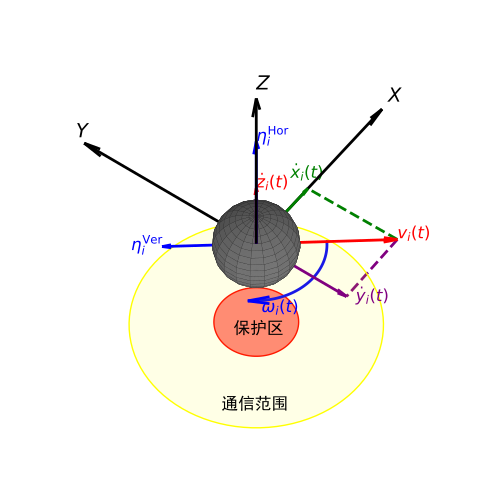

Write Python code to recreate this figure.
from mpl_toolkits.mplot3d import Axes3D
import numpy as np
import matplotlib.pyplot as plt
import seaborn as sns

# Apply Seaborn style
sns.set(style="white")     # White background style

# 无人机位置和速度矢量
drone_position = np.array([0, 0, 0])  # 无人机改为原点
horizontal_velocity = np.array([4, -5, 0])
vertical_velocity = np.array([0, 0, 4])
r=2
# 统一控制线条粗细和箭头大小
LINE_WIDTH = 2  # 统一线条粗细
ARROW_SIZE = 1.0  # 统一箭头大小

# 创建3D图形
fig = plt.figure(figsize=(5, 5))
ax = fig.add_subplot(111, projection='3d')
h=4
# 绘制与XY轴平行的平面
x = np.linspace(-8, 8, 17)  # 间隔1单位
y = np.linspace(-8, 8, 13)  # 间隔1单位
x, y = np.meshgrid(x, y)
z = np.full_like(x, drone_position[2]-r-h) 
# ax.plot_surface(x, y, z, alpha=0.1, color='gray', edgecolor='black', linewidth=0.2)  # 边线较细
# 绘制保护区的圆形投影
from mpl_toolkits.mplot3d.art3d import Poly3DCollection
# 绘制保护区的圆形投影
theta = np.linspace(0, 2 * np.pi, 100)
x_proj = r * np.cos(theta) + drone_position[0]
y_proj = r * np.sin(theta) + drone_position[1]
z_proj = np.full_like(x_proj, drone_position[2] - r - h)  # 投影平面的z值

# 创建多边形面
verts = [list(zip(x_proj, y_proj, z_proj))]

# 创建Poly3DCollection对象进行填充
polygon = Poly3DCollection(verts, color='red', alpha=0.5)


# 绘制圆形边界
plt.rcParams['font.sans-serif'] = ['SimHei']
plt.rcParams['axes.unicode_minus'] = False
# 显示文字“保护区”
ax.text(drone_position[0]-0.5, drone_position[1]-0.5, drone_position[2] - r - h, '保护区', color='black', fontsize=12, ha='center')

# 绘制通信范围的圆形填充区
r_communication = 3 * r  # 通信范围半径
x_proj_comm = r_communication * np.cos(theta) + drone_position[0]
y_proj_comm = r_communication * np.sin(theta) + drone_position[1]
z_proj_comm = np.full_like(x_proj, drone_position[2] - r - h)  # 投影平面的z值

# 创建多边形面
verts_comm = [list(zip(x_proj_comm, y_proj_comm, z_proj_comm))]

# 创建Poly3DCollection对象进行填充
polygon_comm = Poly3DCollection(verts_comm, color='yellow', alpha=0.1)
# 创建Poly3DCollection对象进行填充
polygon = Poly3DCollection(verts, color='red', alpha=0.5)
ax.add_collection3d(polygon_comm)
ax.add_collection3d(polygon)


# 显示文字“通信范围”
ax.text(drone_position[0]-1.5*r-0.5, drone_position[1]-r-0.5, drone_position[2] - 1.5*r - h, '通信范围', color='black', fontsize=12, ha='center')
# 绘制球形保护区
u = np.linspace(0, 2 * np.pi, 20)
v = np.linspace(0, np.pi, 20)
x = r * np.outer(np.cos(u), np.sin(v)) + drone_position[0]
y = r * np.outer(np.sin(u), np.sin(v)) + drone_position[1]
z = r * np.outer(np.ones(np.size(u)), np.cos(v)) + drone_position[2]
ax.plot_surface(x, y, z, color='gray', alpha=0.8, edgecolor='k', linewidth=0.1, zorder=10)
arrow_length_ratio=0.1
# 绘制XYZ轴，使用不同的箭头样式
ax.quiver(0, 0, 0, 10, 0, 0, color='black', arrow_length_ratio=arrow_length_ratio, linewidth=LINE_WIDTH, label='X-axis')
ax.quiver(0, 0, 0, 0, 10, 0, color='black', arrow_length_ratio=arrow_length_ratio, linewidth=LINE_WIDTH, label='Y-axis')
ax.quiver(0, 0, 0, 0, 0, 10, color='black', arrow_length_ratio=arrow_length_ratio, linewidth=LINE_WIDTH, label='Z-axis')

# 在箭头终点添加Latex格式文字
ax.text(10.5, 0, 0, r'$X$', fontsize=14, color='black')
ax.text(0, 10.5, 0, r'$Y$', fontsize=14, color='black')
ax.text(0, 0, 10.5, r'$Z$', fontsize=14, color='black')

# 绘制无人机位置
ax.scatter(drone_position[0], drone_position[1], drone_position[2], color='red', label='Drone')

# 绘制速度矢量（红色，平行XY）
ax.quiver(drone_position[0], drone_position[1], drone_position[2],
          horizontal_velocity[0], horizontal_velocity[1], horizontal_velocity[2],
          color='red', arrow_length_ratio=arrow_length_ratio, linewidth=LINE_WIDTH, length=ARROW_SIZE)

# 计算箭头终点坐标
arrow_end = drone_position + horizontal_velocity

# 在箭头末端添加LaTeX文字 v_{i}(t)
ax.text(arrow_end[0], arrow_end[1], arrow_end[2], r'$v_{i}(t)$', fontsize=12, color='red')

# --------- X方向分量箭头 ---------
x_arrow = np.array([horizontal_velocity[0], 0, 0])  # 只在X方向
x_end = drone_position + x_arrow

ax.quiver(*drone_position,
          *x_arrow,
          color='green', arrow_length_ratio=arrow_length_ratio, linewidth=LINE_WIDTH, length=ARROW_SIZE)

ax.text(x_end[0], x_end[1]+1, x_end[2], r'$\dot{x}_{i}(t)$', fontsize=12, color='green')

# --------- Y方向分量箭头 ---------
y_arrow = np.array([0, horizontal_velocity[1], 0])  # 只在Y方向
y_end = drone_position + y_arrow

ax.quiver(*drone_position,
          *y_arrow,
          color='purple', arrow_length_ratio=arrow_length_ratio, linewidth=LINE_WIDTH, length=ARROW_SIZE)

ax.text(y_end[0], y_end[1]-0.5, y_end[2], r'$\dot{y}_{i}(t)$', fontsize=12, color='purple')

vertical_arrow_end = drone_position + vertical_velocity

ax.quiver(drone_position[0], drone_position[1], drone_position[2],
          vertical_velocity[0], vertical_velocity[1], vertical_velocity[2],
          color='red', arrow_length_ratio=arrow_length_ratio, linewidth=LINE_WIDTH, length=ARROW_SIZE)

ax.text(vertical_arrow_end[0], vertical_arrow_end[1], vertical_arrow_end[2],
        r'$\dot{z}_{i}(t)$', fontsize=12, color='red')

# --------- 同方向加速度箭头 ---------
# 1.8 倍的垂直速度矢量
hor_acc_vector = 1.8 * vertical_velocity
hor_acc_end = drone_position + hor_acc_vector

ax.quiver(drone_position[0], drone_position[1], drone_position[2],
          hor_acc_vector[0], hor_acc_vector[1], hor_acc_vector[2],
          color='blue', arrow_length_ratio=arrow_length_ratio, linewidth=LINE_WIDTH, length=ARROW_SIZE)

ax.text(hor_acc_end[0], hor_acc_end[1], hor_acc_end[2],
        r'$\eta_{i}^{\mathrm{Hor}}$', fontsize=12, color='blue')

# 计算水平速度的方向角度（XY平面）
velocity_angle = np.arctan2(horizontal_velocity[1], horizontal_velocity[0])
# 水平速度模长
speed_magnitude = np.linalg.norm(horizontal_velocity)
# 弧形箭头参数
arc_radius = speed_magnitude / 2  # 圆弧半径
arc_center = drone_position
arc_height = drone_position[2]  # Z固定不变

# 角度范围（顺时针旋转1/3 pi）
theta_start = velocity_angle
theta_end = velocity_angle - np.pi / 2
theta = np.linspace(theta_start, theta_end, 100)

# 计算弧线上的点
arc_x = arc_center[0] + arc_radius * np.cos(theta)
arc_y = arc_center[1] + arc_radius * np.sin(theta)
arc_z = np.full_like(arc_x, arc_height)

# 绘制圆弧
ax.plot(arc_x, arc_y, arc_z, color='blue', linewidth=LINE_WIDTH)

# 箭头的位置，放在弧线的终点
arrow_theta = theta_end
arrow_pos = np.array([
    arc_center[0] + arc_radius * np.cos(arrow_theta),
    arc_center[1] + arc_radius * np.sin(arrow_theta),
    arc_height
])

# 箭头朝向（切线方向，顺时针）
arrow_dir = np.array([
    np.sin(arrow_theta),
    -np.cos(arrow_theta),
    0
])

# 绘制箭头（弧线末端箭头）
arrow_len = 0.5
ax.quiver(*arrow_pos,
          *(arrow_len * arrow_dir),
          color='blue', arrow_length_ratio=2, linewidth=LINE_WIDTH, length=ARROW_SIZE)

# 添加标签 ω_i(t)
label_theta = theta_start - (theta_start - theta_end) / 2  # 中间位置
label_pos = arrow_pos

ax.text(label_pos[0]-0.5, label_pos[1]-0.5, label_pos[2], r'$\omega_{i}(t)$',
        fontsize=12, color='blue')

# 加速度大小为 2/3，方向相反
acceleration_magnitude = (2 / 3) * speed_magnitude
acceleration_direction = -horizontal_velocity / speed_magnitude  # 单位方向
acceleration_vector = acceleration_magnitude * acceleration_direction

# 加速度箭头终点
acc_end = drone_position + acceleration_vector

# 绘制加速度箭头
ax.quiver(*drone_position,
          *acceleration_vector,
          color='blue', arrow_length_ratio=arrow_length_ratio, linewidth=LINE_WIDTH, length=ARROW_SIZE)

# 添加 LaTeX 标签
ax.text(acc_end[0]-1, acc_end[1]+1, acc_end[2],
        r'$\eta_{i}^{\mathrm{Ver}}$', fontsize=12, color='blue')

# 1. 从 v_i(t) 终点到 x 分量箭头终点，垂线 (连线两点)
ax.plot([arrow_end[0], arrow_end[0]],
        [arrow_end[1], x_end[1]],
        [arrow_end[2], x_end[2]],
        color='green', linestyle='dashed', linewidth=LINE_WIDTH)

# 2. 从 v_i(t) 终点到 y 分量箭头终点，垂线 (连线两点)
ax.plot([arrow_end[0], y_end[0]],
        [arrow_end[1], arrow_end[1]],
        [arrow_end[2], y_end[2]],
        color='purple', linestyle='dashed', linewidth=LINE_WIDTH)
h=2


# 绘制球形保护区
u = np.linspace(0, 2 * np.pi, 20)
v = np.linspace(0, np.pi, 20)
x = r * np.outer(np.cos(u), np.sin(v)) + drone_position[0]
y = r * np.outer(np.sin(u), np.sin(v)) + drone_position[1]
z = r * np.outer(np.ones(np.size(u)), np.cos(v)) + drone_position[2]
ax.plot_surface(x, y, z, color='gray', alpha=0.8, edgecolor='k', linewidth=0.1, zorder=10)

# 去掉网格和刻度
ax.grid(False)
ax.set_box_aspect([1, 1, 1])  # 设置比例尺为1:1:1
ax.axis('off')
ax.set_xticks([])
ax.set_yticks([])
ax.set_zticks([])

# 设置图形属性
ax.set_xlim(-6, 6)
ax.set_ylim(-6, 6)
ax.set_zlim(-6, 6)
# 设置紧凑型布局
plt.tight_layout()
# 显示图形
plt.show()
